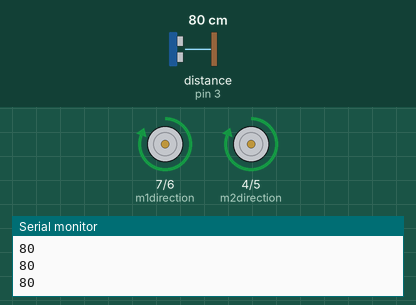
This sketch was run on a simulated Arduino Uno, built with avr-gcc and run on an emulated ATmega328P. Parts: direction and speed pins drawn as motors (green arrow = direction pin HIGH = forward, orange = LOW = backward, longer = more drive), the last lines printed to the serial monitor. Wiring (inferred from the names in the program): ultrasonic range finder: trigger pin 3; echo pin 3. The test bench sets the inputs (shaded band); at power-on: distance to the obstacle (sensor on pin 3) 80 cm. The echo pulse lasts 58.3 µs per cm.

Above: at 6.2 s.
6.3 s: distance to the obstacle (sensor on pin 3) set to 12 cm
9.3 s: distance to the obstacle (sensor on pin 3) set to 9 cm
At 9.9 s:
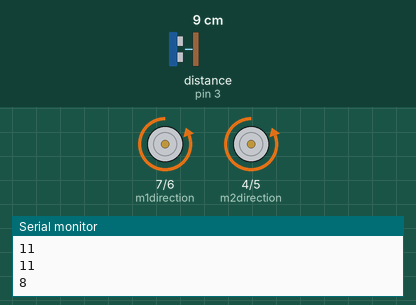
12.3 s: distance to the obstacle (sensor on pin 3) set to 18 cm
At 14.1 s:
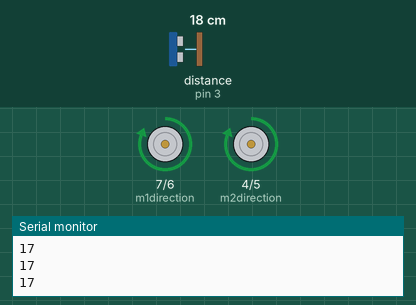
15.3 s: distance to the obstacle (sensor on pin 3) set to 2 cm
At 18.1 s:
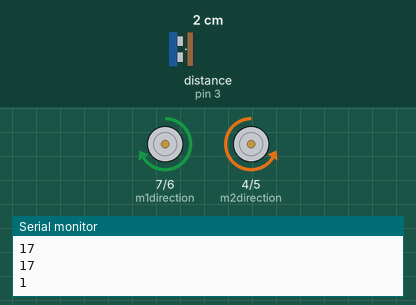
18.3 s: distance to the obstacle (sensor on pin 3) set to 35 cm
At 20.1 s:
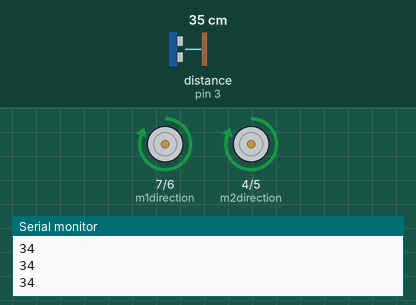
21.3 s: distance to the obstacle (sensor on pin 3) set to 4 cm
At 22.8 s:
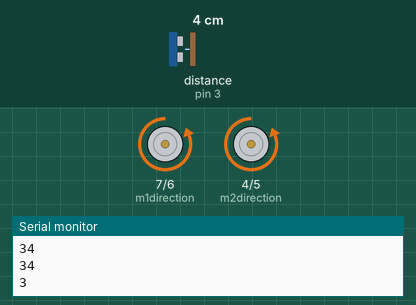
Timing chart, 0 to 24.8 s (numbered marks = the images above; inputs shaded):
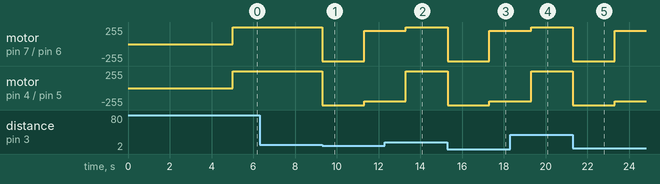

Measured:
- the behaviour switches between 11 and 10 cm on distance to the obstacle (sensor on pin 3) (found by bisection; images 0 and 1)
- after the input at 9.3 s, motor on pin 7 (m1direction) / pin 6 (m1speed): forward 255/255 → backward 255/255 at once, → forward 200/255 2.0 s later; motor on pin 4 (m2direction) / pin 5 (m2speed): forward 255/255 → backward 255/255 at once, → backward 200/255 2.0 s later
- after the input at 12.3 s, motor on pin 7 (m1direction) / pin 6 (m1speed): forward 200/255 → forward 255/255 after 1.0 s; motor on pin 4 (m2direction) / pin 5 (m2speed): backward 200/255 → forward 255/255 after 1.0 s
- after the input at 15.3 s, motor on pin 7 (m1direction) / pin 6 (m1speed): forward 255/255 → backward 255/255 at once, → forward 200/255 2.0 s later; motor on pin 4 (m2direction) / pin 5 (m2speed): forward 255/255 → backward 255/255 at once, → backward 200/255 2.0 s later
- after the input at 18.3 s, motor on pin 7 (m1direction) / pin 6 (m1speed): forward 200/255 → forward 255/255 after 1.0 s; motor on pin 4 (m2direction) / pin 5 (m2speed): backward 200/255 → forward 255/255 after 1.0 s
- after the input at 21.3 s, motor on pin 7 (m1direction) / pin 6 (m1speed): forward 255/255 → backward 255/255 at once, → forward 200/255 2.0 s later; motor on pin 4 (m2direction) / pin 5 (m2speed): forward 255/255 → backward 255/255 at once, → backward 200/255 2.0 s later

The sketch:

detecting_tank_robot_collision_ultrasonic.ino
```cpp
// Project 43 - Detecting Tank Bot Collisions with an Ultrasonic Distance
// Sensor
int m1speed = 6; // digital pins for speed control
int m2speed = 5;
int m1direction = 7; // digital pins for direction control
int m2direction = 4;
int signal = 3;
boolean crash = false;
void setup()
{
  pinMode(m1direction, OUTPUT);
  pinMode(m2direction, OUTPUT);
  pinMode(signal, OUTPUT);
  delay(5000);
  Serial.begin(9600);
}
int getDistance()
// returns distance from Ping))) sensor in cm
{
  int distance;
  unsigned long pulseduration = 0;
  // get the raw measurement data from Ping)))
  // set pin as output so we can send a pulse
  pinMode(signal, OUTPUT);
  // set output to LOW
  digitalWrite(signal, LOW);
  delayMicroseconds(5);
  // send the 5uS pulse out to activate Ping)))
  digitalWrite(signal, HIGH);
  delayMicroseconds(5);
  digitalWrite(signal, LOW);
  // change the digital pin to input to read the incoming pulse
  pinMode(signal, INPUT);
  // measure the length of the incoming pulse
  pulseduration = pulseIn(signal, HIGH);
  // divide the pulse length in half
  pulseduration = pulseduration / 2;
  // convert to centimeters
  distance = int(pulseduration / 29);
  return distance;
}
void backUp()
{
  digitalWrite(m1direction, LOW); // go back
  digitalWrite(m2direction, LOW);
  delay(2000);
  digitalWrite(m1direction, HIGH); // go left
  digitalWrite(m2direction, LOW);
  analogWrite(m1speed, 200); // speed
  analogWrite(m2speed, 200);
  delay(2000);
  analogWrite(m1speed, 0); // speed
  analogWrite(m2speed, 0);
}
void goForward(int duration, int pwm)
{
  long a, b;
  int dist = 0;
  boolean move = true;
  a = millis();
  do
  {
    dist = getDistance();
    Serial.println(dist);
    if (dist < 10) // if less than 10cm from object
    {
      crash = true;
    }
    if (crash == false)
    {
      digitalWrite(m1direction, HIGH); // forward
      digitalWrite(m2direction, HIGH); // forward
      analogWrite(m1speed, pwm); // speed
      analogWrite(m2speed, pwm);
    }
    if (crash == true)
    {
      backUp();
      crash = false;
    }
    b = millis() - a;
    if (b >= duration)
    {
      move = false;
    }
  } while (move != false);
  // stop motors
  analogWrite(m1speed, 0);
  analogWrite(m2speed, 0);
}
void loop()
{
  goForward(1000, 255);
}
```
